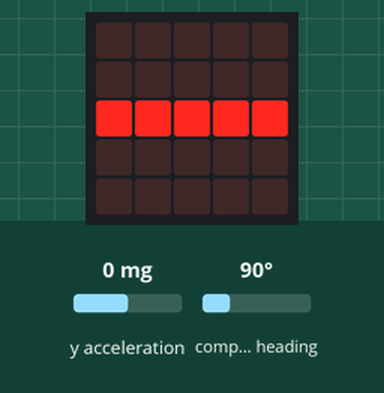
A program run on a simulated BBC micro:bit running MicroPython. On the bench: the board's 5×5 LED display. The test bench sets the inputs (shaded band); at power-on: y acceleration 0 mg, compass heading 90°. No radio messages arrive unless stated (any console line starting 'radio sent:' is added by the test bench); the compass is already calibrated; what the program prints to the serial console is not drawn.

Above: at 1.2 s.
1.3 s: y acceleration set to -92 mg
2.8 s: y acceleration set to -108 mg
At 3.4 s:
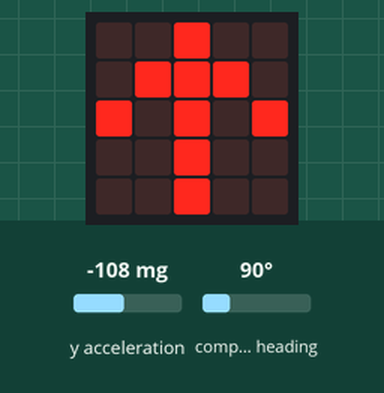
4.3 s: y acceleration set to 750 mg
At 4.6 s:
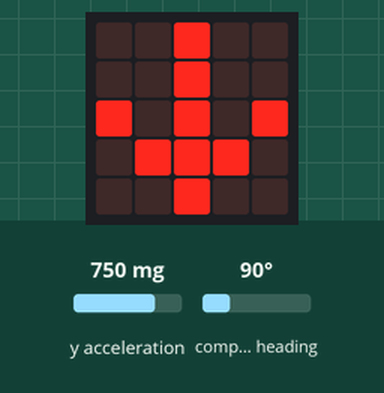
5.8 s: y acceleration set to 111 mg
7.3 s: y acceleration set to 96 mg
At 8.0 s:
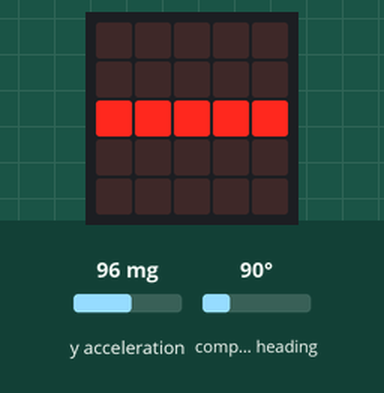
8.8 s: y acceleration set to -1440 mg
At 9.1 s:
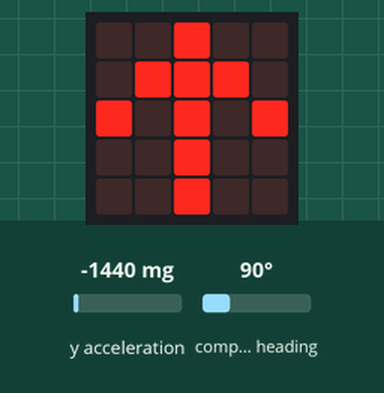
Timing chart, 0 to 9.5 s (numbered marks = the images above; inputs shaded):
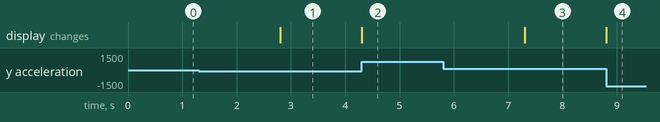

Measured:
- the behaviour switches between -100 and -101 mg on y acceleration (found by bisection; images 0 and 1)
- the behaviour switches between 101 and 100 mg on y acceleration (found by bisection; images 2 and 3)
- after the input at 2.8 s, the display: changes at once (image 1)
- after the input at 4.3 s, the display: changes at once (image 2)
- after the input at 7.3 s, the display: changes at once (image 3)
- after the input at 8.8 s, the display: changes at once (image 4)

The program:

Sender.py
```python
# Imports go at the top
from microbit import *

import radio
radio.config(group=23)
radio.on()

def leftPad(str,chr,lenght):
    for i in range(lenght - len(str)):
        str = chr + str
    return str


# Code in a 'while True:' loop repeats forever
while True:
    y_strength = accelerometer.get_y()
    if y_strength > 100:
        direction = "R"
    elif y_strength < -100:
        direction = "F"
    else:
        direction = "-"
    accValue = leftPad(str(abs(y_strength)),"0",4)
    magnet_strength_x = compass.heading()
    comValue = leftPad(str(magnet_strength_x),"0",4)
    Message = direction + accValue + comValue
    if y_strength > 100 :
        display.show(Image.ARROW_S)
    elif y_strength < -100 :
        display.show(Image.ARROW_N)
    else:
        display.show(Image("00000:"
                           "00000:"
                           "99999:"
                           "00000:"
                           "00000:"))
    radio.send(Message)
    # display.scroll(magnet_strength_x)
```
